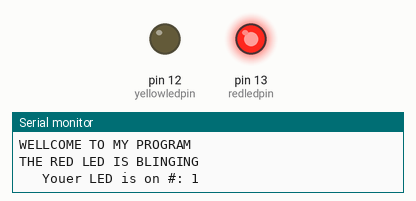
This sketch was run on a simulated Arduino Uno, built with avr-gcc and run on an emulated ATmega328P. Shown: output pins drawn as LEDs (lit = HIGH), the last lines printed to the serial monitor.

Above: at 0.2 s.
At 6.2 s:
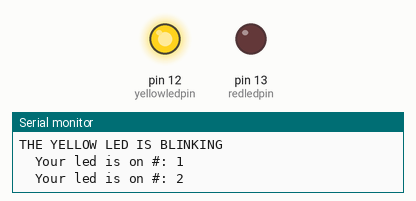
At 11.7 s:
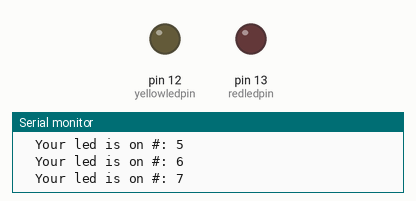
Timing chart, 0 to 15.6 s (numbered marks = the images above):
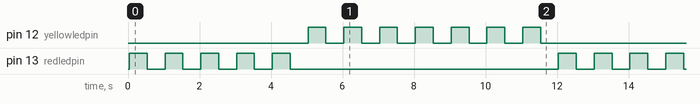

Measured:
- by itself, pin 12 (yellowledpin): repeats every 12.0 s: 6 × (LOW 0.50 s, HIGH 0.50 s), LOW 5.5 s, HIGH 0.50 s
- by itself, pin 13 (redledpin): repeats every 12.0 s: 4 × (LOW 0.50 s, HIGH 0.50 s), LOW 7.5 s, HIGH 0.50 s
- by itself, everything shown: repeats every 12.0 s, in 24 steps

The sketch:

serial_print_with_serial_moniter.ino
```cpp
int redledpin=13;
int yellowledpin=12;
int redontime=500;
int redofftime=500;
int yellowontime=500;
int yellowofftime=500;
int ledblink=5;
int yellowblink=7;
String redmessage= "THE RED LED IS BLINGING";
String yellowmessage = "THE YELLOW LED IS BLINKING";


void setup(){
Serial.begin (9600);
String wc1="WELLCOME TO";
String wc2=" MY PROGRAM";
String wc3;
wc3= wc1+wc2;
Serial.println (wc3);
Serial.print (wc1);
Serial.println (wc2);
pinMode (redledpin,OUTPUT);
pinMode (yellowledpin,OUTPUT);
}

void loop(){
 Serial.println (redmessage);
  for (int j=1; j<=ledblink; j=j+1){
    Serial.print ("   Youer LED is on #: ");
    Serial.println (j);
    digitalWrite(redledpin,HIGH); // 10 TIme red led blik
    delay (redontime);
    digitalWrite(redledpin,LOW);
    delay(redofftime);
  }

Serial.println("");

Serial.println (yellowmessage);
  for(int i=1; i<=yellowblink; i=i+1){
    Serial.print("  Your led is on #: ");
    Serial.println (i);
    digitalWrite (yellowledpin,HIGH);
    delay(yellowontime);
    digitalWrite (yellowledpin,LOW);
    delay (yellowofftime);
   }
Serial.println (" ");
}
```
